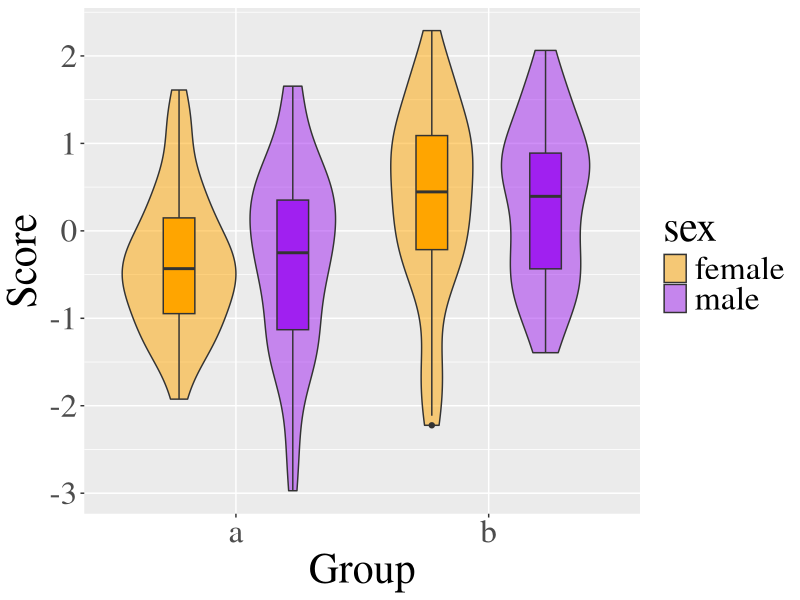

Here is the R script that generated this plot: (Note: this script raises an error after producing the figure.)
## ---- chunk 1
library(tidyverse)
## ---- chunk 2
set.seed(8675309)
## ---- chunk 3

two_sample <- function(diff = 0.5, n_per_group = 20) {
  tibble(Y = c(rnorm(n_per_group, -.5 * diff, sd = 1),
               rnorm(n_per_group, .5 * diff, sd = 1)),
         grp = factor(rep(c("a", "b"), each = n_per_group)),
         sex = factor(rep(c("female", "male"), times = n_per_group))
  ) %>%
    mutate(
      grp_e = recode(grp, "a" = -0.5, "b" = 0.5),
      sex_e = recode(sex, "female" = -0.5, "male" = 0.5)
    )
}
## ---- chunk 4

dat <- two_sample(diff = 0.75, n_per_group = 100)

## ---- chunk 5
dat %>%
  group_by(grp, sex) %>%
  summarise(n = n(),
            Mean = mean(Y),
            SD = sd(Y)) %>%
  rename(group = grp) %>%
  mutate_if(is.numeric, round, 3) %>%
  knitr::kable()
## ---- chunk 6
ggplot(dat, aes(grp, Y, fill = sex)) +
  geom_violin(alpha = 0.5) +
  geom_boxplot(width = 0.25, 
               position = position_dodge(width = 0.9),
               show.legend = FALSE) +
  scale_fill_manual(values = c("orange", "purple")) +
  xlab("Group") +
  ylab("Score") +
  theme(text = element_text(size = 30, family = "Times"))
## ---- chunk 7
grp_lm <- lm(Y ~ grp_e * sex_e, data = dat)

stats <- grp_lm %>%
  broom::tidy() %>%
  mutate_if(is.numeric, round, 3)

## ---- chunk 8
stats$p.value[2]
## ---- chunk 9
grp_stats <- filter(stats, term == "grp_e")
sex_stats <- filter(stats, term == "sex_e")
ixn_stats <- filter(stats, term == "grp_e:sex_e")
## ---- chunk 10
grp_stats$p.value
sex_stats$statistic
ixn_stats$estimate
## ---- chunk 11
report_p <- function(p, digits = 3) {
  if (!is.numeric(p)) stop("p must be a number")
  if (p <= 0) warning("p-values are normally greater than 0")
  if (p >= 1) warning("p-values are normally less than 1")
  
  if (p < .001) {
    reported = "p < .001"
  } else {
    roundp <- round(p, digits)
    fmt <- paste0("p = %.", digits, "f")
    reported = sprintf(fmt, roundp)
  }
  
  reported
}
## ---- chunk 12
s <- summary(grp_lm)

# calculate p value from fstatistic
fstat.p <- pf(s$fstatistic[1], 
              s$fstatistic[2], 
              s$fstatistic[3], 
              lower=FALSE)

adj_r <- sprintf(
  "The regression equation had an adjusted $R^{2}$ of %.3f ($F_{(%i, %i)}$ = %.3f, %s).",
  round(s$adj.r.squared, 3),
  s$fstatistic[2],
  s$fstatistic[3],
  round(s$fstatistic[1], 3),
  report_p(fstat.p, 3)
)
## ---- chunk 13
citation(package="rmarkdown")
